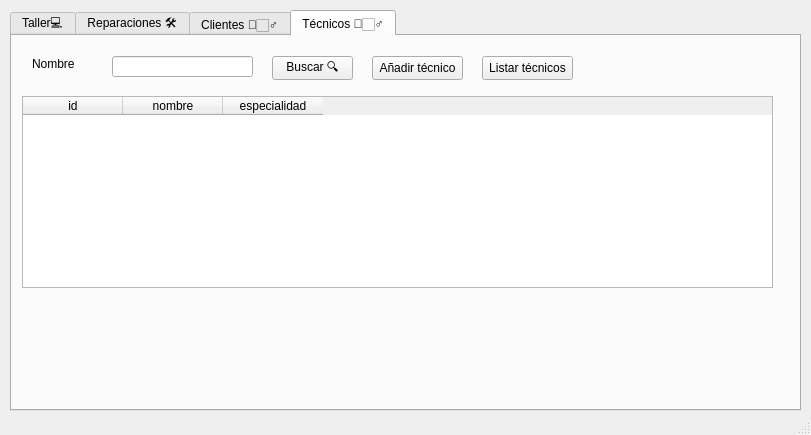
<?xml version="1.0" encoding="UTF-8"?>
<ui version="4.0">
 <class>MainWindow</class>
 <widget class="QMainWindow" name="MainWindow">
  <property name="geometry">
   <rect>
    <x>0</x>
    <y>0</y>
    <width>811</width>
    <height>435</height>
   </rect>
  </property>
  <property name="windowTitle">
   <string>MainWindow</string>
  </property>
  <widget class="QWidget" name="centralwidget">
   <widget class="QTabWidget" name="paginas">
    <property name="geometry">
     <rect>
      <x>10</x>
      <y>10</y>
      <width>791</width>
      <height>401</height>
     </rect>
    </property>
    <property name="currentIndex">
     <number>3</number>
    </property>
    <widget class="QWidget" name="TallerInformatico">
     <attribute name="title">
      <string>Taller💻</string>
     </attribute>
     <widget class="QLabel" name="label_6">
      <property name="geometry">
       <rect>
        <x>148</x>
        <y>105</y>
        <width>281</width>
        <height>61</height>
       </rect>
      </property>
      <property name="text">
       <string>&lt;html&gt;&lt;head/&gt;&lt;body&gt;&lt;p&gt;&lt;span style=&quot; font-size:24pt; font-weight:700; color:#000000;&quot;&gt;Gestión del Taller&lt;/span&gt;&lt;/p&gt;&lt;/body&gt;&lt;/html&gt;</string>
      </property>
     </widget>
     <widget class="QLabel" name="label_7">
      <property name="geometry">
       <rect>
        <x>140</x>
        <y>180</y>
        <width>51</width>
        <height>61</height>
       </rect>
      </property>
      <property name="text">
       <string>&lt;html&gt;&lt;head/&gt;&lt;body&gt;&lt;p&gt;&lt;span style=&quot; font-size:28pt;&quot;&gt;🖨&lt;/span&gt;&lt;/p&gt;&lt;/body&gt;&lt;/html&gt;</string>
      </property>
     </widget>
     <widget class="QLabel" name="label_8">
      <property name="geometry">
       <rect>
        <x>270</x>
        <y>190</y>
        <width>51</width>
        <height>51</height>
       </rect>
      </property>
      <property name="text">
       <string>&lt;html&gt;&lt;head/&gt;&lt;body&gt;&lt;p&gt;&lt;span style=&quot; font-size:28pt;&quot;&gt;💻&lt;/span&gt;&lt;/p&gt;&lt;/body&gt;&lt;/html&gt;</string>
      </property>
     </widget>
     <widget class="QLabel" name="label_9">
      <property name="geometry">
       <rect>
        <x>390</x>
        <y>190</y>
        <width>51</width>
        <height>51</height>
       </rect>
      </property>
      <property name="text">
       <string>&lt;html&gt;&lt;head/&gt;&lt;body&gt;&lt;p&gt;&lt;span style=&quot; font-size:28pt;&quot;&gt;⌨&lt;/span&gt;&lt;/p&gt;&lt;/body&gt;&lt;/html&gt;</string>
      </property>
     </widget>
    </widget>
    <widget class="QWidget" name="reparaciones_tab">
     <property name="cursor">
      <cursorShape>ArrowCursor</cursorShape>
     </property>
     <attribute name="title">
      <string>Reparaciones 🛠</string>
     </attribute>
     <widget class="QPushButton" name="aniadir_reparacion">
      <property name="geometry">
       <rect>
        <x>210</x>
        <y>280</y>
        <width>111</width>
        <height>24</height>
       </rect>
      </property>
      <property name="autoFillBackground">
       <bool>false</bool>
      </property>
      <property name="text">
       <string>Añadir reparación</string>
      </property>
     </widget>
     <widget class="QPushButton" name="listar_reparaciones">
      <property name="geometry">
       <rect>
        <x>70</x>
        <y>280</y>
        <width>111</width>
        <height>24</height>
       </rect>
      </property>
      <property name="text">
       <string>Listar reparaciones</string>
      </property>
     </widget>
     <widget class="QPushButton" name="asignar_tecnico">
      <property name="geometry">
       <rect>
        <x>350</x>
        <y>280</y>
        <width>101</width>
        <height>24</height>
       </rect>
      </property>
      <property name="text">
       <string>Asignar técnico</string>
      </property>
     </widget>
     <widget class="QPushButton" name="cambiar_estado">
      <property name="geometry">
       <rect>
        <x>600</x>
        <y>280</y>
        <width>91</width>
        <height>24</height>
       </rect>
      </property>
      <property name="text">
       <string>Cambiar estado</string>
      </property>
     </widget>
     <widget class="QPushButton" name="modificar_coste">
      <property name="geometry">
       <rect>
        <x>480</x>
        <y>280</y>
        <width>91</width>
        <height>24</height>
       </rect>
      </property>
      <property name="text">
       <string>Modificar coste</string>
      </property>
     </widget>
     <widget class="QComboBox" name="estados_filtro">
      <property name="geometry">
       <rect>
        <x>120</x>
        <y>20</y>
        <width>91</width>
        <height>22</height>
       </rect>
      </property>
      <item>
       <property name="text">
        <string>Todos</string>
       </property>
      </item>
      <item>
       <property name="text">
        <string>pendiente </string>
       </property>
      </item>
      <item>
       <property name="text">
        <string>en proceso</string>
       </property>
      </item>
      <item>
       <property name="text">
        <string>finalizada</string>
       </property>
      </item>
     </widget>
     <widget class="QTableWidget" name="reparaciones_tabla">
      <property name="geometry">
       <rect>
        <x>10</x>
        <y>60</y>
        <width>761</width>
        <height>192</height>
       </rect>
      </property>
      <property name="alternatingRowColors">
       <bool>true</bool>
      </property>
      <attribute name="horizontalHeaderCascadingSectionResizes">
       <bool>false</bool>
      </attribute>
      <column>
       <property name="text">
        <string>id</string>
       </property>
      </column>
      <column>
       <property name="text">
        <string>cliente_id</string>
       </property>
      </column>
      <column>
       <property name="text">
        <string>tecnico_id</string>
       </property>
      </column>
      <column>
       <property name="text">
        <string>equipo</string>
       </property>
      </column>
      <column>
       <property name="text">
        <string>descripcion</string>
       </property>
      </column>
      <column>
       <property name="text">
        <string>estado</string>
       </property>
      </column>
      <column>
       <property name="text">
        <string>coste</string>
       </property>
      </column>
     </widget>
     <widget class="QLabel" name="label">
      <property name="geometry">
       <rect>
        <x>10</x>
        <y>20</y>
        <width>101</width>
        <height>21</height>
       </rect>
      </property>
      <property name="text">
       <string>Filtrar por estados</string>
      </property>
     </widget>
    </widget>
    <widget class="QWidget" name="clientes_tab">
     <property name="toolTip">
      <string>&lt;html&gt;&lt;head/&gt;&lt;body&gt;&lt;p&gt;Clientes&lt;/p&gt;&lt;p&gt;&lt;br/&gt;&lt;/p&gt;&lt;p&gt;&lt;br/&gt;&lt;/p&gt;&lt;/body&gt;&lt;/html&gt;</string>
     </property>
     <attribute name="title">
      <string>Clientes 🙍🏻‍♂️</string>
     </attribute>
     <widget class="QTableWidget" name="tableWidget">
      <property name="geometry">
       <rect>
        <x>10</x>
        <y>60</y>
        <width>761</width>
        <height>192</height>
       </rect>
      </property>
      <column>
       <property name="text">
        <string>id</string>
       </property>
      </column>
      <column>
       <property name="text">
        <string>nombre</string>
       </property>
      </column>
      <column>
       <property name="text">
        <string>correo</string>
       </property>
      </column>
      <column>
       <property name="text">
        <string>telefono</string>
       </property>
      </column>
     </widget>
     <widget class="QLabel" name="label_4">
      <property name="geometry">
       <rect>
        <x>40</x>
        <y>15</y>
        <width>49</width>
        <height>31</height>
       </rect>
      </property>
      <property name="text">
       <string>Nombre</string>
      </property>
     </widget>
     <widget class="QLineEdit" name="nombre_client_filtro">
      <property name="geometry">
       <rect>
        <x>100</x>
        <y>20</y>
        <width>113</width>
        <height>21</height>
       </rect>
      </property>
     </widget>
     <widget class="QPushButton" name="buscar_nombre_client">
      <property name="geometry">
       <rect>
        <x>220</x>
        <y>20</y>
        <width>75</width>
        <height>24</height>
       </rect>
      </property>
      <property name="text">
       <string>Buscar 🔍</string>
      </property>
     </widget>
     <widget class="QPushButton" name="aniadir_cliente">
      <property name="geometry">
       <rect>
        <x>410</x>
        <y>20</y>
        <width>101</width>
        <height>24</height>
       </rect>
      </property>
      <property name="text">
       <string>Añadir cliente</string>
      </property>
     </widget>
     <widget class="QPushButton" name="listar_clientes">
      <property name="geometry">
       <rect>
        <x>310</x>
        <y>20</y>
        <width>91</width>
        <height>24</height>
       </rect>
      </property>
      <property name="text">
       <string>Listar clientes</string>
      </property>
     </widget>
    </widget>
    <widget class="QWidget" name="tecnicos_tab">
     <attribute name="title">
      <string>Técnicos 👷🏻‍♂️</string>
     </attribute>
     <widget class="QTableWidget" name="tableWidget_2">
      <property name="geometry">
       <rect>
        <x>10</x>
        <y>60</y>
        <width>751</width>
        <height>192</height>
       </rect>
      </property>
      <column>
       <property name="text">
        <string>id</string>
       </property>
      </column>
      <column>
       <property name="text">
        <string>nombre</string>
       </property>
      </column>
      <column>
       <property name="text">
        <string>especialidad</string>
       </property>
      </column>
     </widget>
     <widget class="QLabel" name="label_5">
      <property name="geometry">
       <rect>
        <x>20</x>
        <y>20</y>
        <width>81</width>
        <height>16</height>
       </rect>
      </property>
      <property name="text">
       <string>Nombre</string>
      </property>
     </widget>
     <widget class="QLineEdit" name="input_busc_nom_tec">
      <property name="geometry">
       <rect>
        <x>100</x>
        <y>20</y>
        <width>141</width>
        <height>21</height>
       </rect>
      </property>
     </widget>
     <widget class="QPushButton" name="buscar_tec_nombre">
      <property name="geometry">
       <rect>
        <x>260</x>
        <y>20</y>
        <width>81</width>
        <height>24</height>
       </rect>
      </property>
      <property name="text">
       <string>Buscar 🔍</string>
      </property>
     </widget>
     <widget class="QPushButton" name="pushButton">
      <property name="geometry">
       <rect>
        <x>360</x>
        <y>20</y>
        <width>91</width>
        <height>24</height>
       </rect>
      </property>
      <property name="text">
       <string>Añadir técnico</string>
      </property>
     </widget>
     <widget class="QPushButton" name="pushButton_2">
      <property name="geometry">
       <rect>
        <x>470</x>
        <y>20</y>
        <width>91</width>
        <height>24</height>
       </rect>
      </property>
      <property name="text">
       <string>Listar técnicos</string>
      </property>
     </widget>
    </widget>
   </widget>
  </widget>
  <widget class="QStatusBar" name="statusbar"/>
 </widget>
 <resources/>
 <connections/>
</ui>
